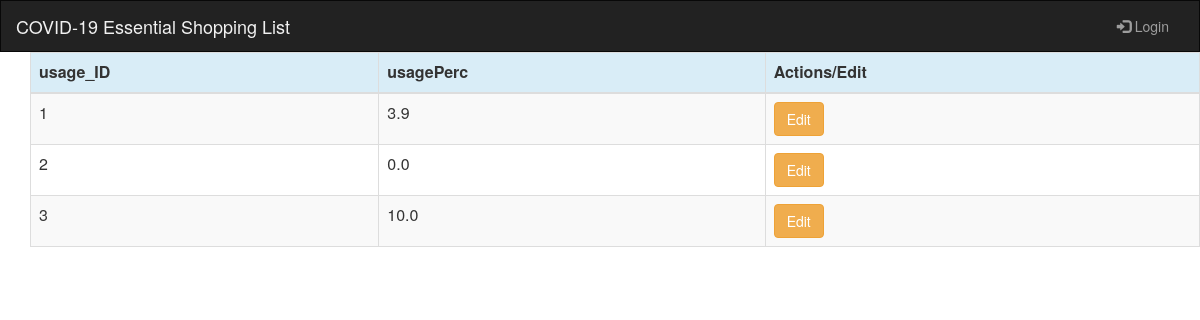
The app's page /usages/ with its own data.
### shop/models.py (models this page shows)
class usage(models.Model):
    usage_ID=models.AutoField(primary_key=True)
    usagePerc=models.FloatField(default=0.00)
    item= models.ForeignKey(item,on_delete=models.CASCADE)

### shop/views.py (the view)
def usages(request):
    storeList=usage.objects.all()
    return render(request,'usage.html',{'stores':storeList})

### shop/templates/usage.html (shortened to what this page needs)
{% extends 'base.html' %}
{% load static %}
{% block content %}
   <body>
            <div class="content container">
                <div class="row">
                     <table class="table table-striped table-bordered table-hover">
            <thead>
            <tr class="bg-info">
                <th>usage_ID</th>
                <th>usagePerc</th>
                <th>Actions/Edit</th>
            </tr>
            </thead>
            <tbody>
            {% for store in stores %}
                <tr>
                    <td>{{ store.usage_ID }}</td>
                    <td>{{ store.usagePerc }}</td>
  <td><a href="{% url 'usage_edit' pk=store.usage_ID  %}" class="btn btn-warning">Edit </a> </td>
  </tr>
            {% endfor %}
            </tbody>
        </table>
                </div>
            </div>
    </body>
{% endblock %}

### records on screen
usage: usage_ID "1", usagePerc "3.9"
usage: usage_ID "2", usagePerc "0.0"
usage: usage_ID "3", usagePerc "10.0"
